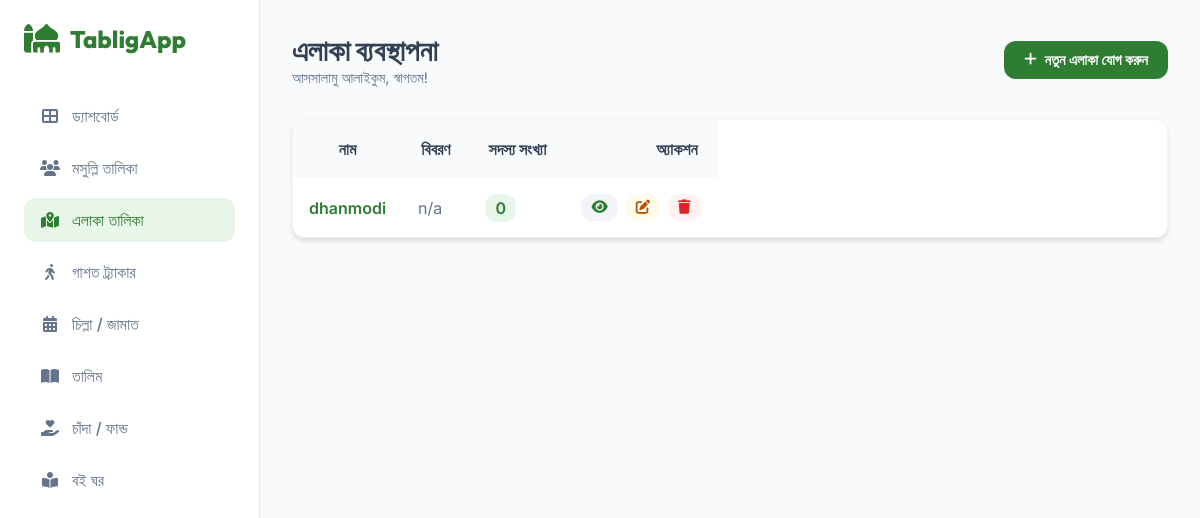
The app's page /areas/ (signed in) with its own data.
### tablig/models.py (models this page shows, shortened)
class Area(models.Model):
    name = models.CharField(max_length=255, unique=True)
    description = models.TextField(blank=True, null=True)

### tablig/views.py (the view)
# urls.py: path('areas/', AreaListView.as_view(), name='area_list'),
class AreaListView(LoginRequiredMixin, ListView):
    model = Area
    template_name = 'tablig/area_list.html'
    context_object_name = 'areas'

### tablig/templates/tablig/area_list.html (shortened to what this page needs)
{% extends 'tablig/base.html' %}
{% block header_title %}এলাকা ব্যবস্থাপনা{% endblock %}
{% block header_actions %}
<a href="{% url 'area_create' %}" class="btn btn-primary">
    <i class="fas fa-plus"></i> নতুন এলাকা যোগ করুন
</a>
{% endblock %}
{% block content %}
<div class="card" style="padding: 0; overflow: hidden;">
    <table class="member-table" style="margin: 0; border-spacing: 0;">
        <thead>
            <tr style="background: #f8fafc;">
                <th style="padding: 1.2rem;">নাম</th>
                <th style="padding: 1.2rem;">বিবরণ</th>
                <th style="padding: 1.2rem;">সদস্য সংখ্যা</th>
                <th style="padding: 1.2rem; text-align: right;">অ্যাকশন</th>
            </tr>
        </thead>
        <tbody>
            {% for area in areas %}
            <tr style="border-bottom: 1px solid #f1f5f9;">
                <td style="padding: 1rem; font-weight: 600; color: var(--primary-color);">{{ area.name }}</td>
                <td style="padding: 1rem; color: var(--text-muted);">{{ area.description|default:"-"|truncatechars:50 }}</td>
                <td style="padding: 1rem;">
                    <span style="background: var(--primary-light); color: var(--primary-color); padding: 4px 10px; border-radius: 12px; font-weight: 600;">
                        {{ area.members.count }}
                    </span>
                </td>
                <td style="padding: 1rem; text-align: right;">
                    <div style="display: flex; gap: 8px; justify-content: flex-end;">
                        <a href="{% url 'area_detail' area.pk %}" class="btn" style="padding: 6px 10px; background: #f1f5f9; color: var(--primary-color);" title="দেখুন"><i class="fas fa-eye"></i></a>
                        <a href="{% url 'area_update' area.pk %}" class="btn" style="padding: 6px 10px; background: #fffbeb; color: #b45309;" title="এডিট"><i class="fas fa-edit"></i></a>
                        <a href="{% url 'area_delete' area.pk %}" class="btn" style="padding: 6px 10px; background: #fef2f2; color: #dc2626;" title="ডিলিট"><i class="fas fa-trash"></i></a>
                    </div>
                </td>
            </tr>
            {% endfor %}
        </tbody>
    </table>
</div>
{% endblock %}

### records on screen
Area: name "dhanmodi", description "n/a", members.count "0"
